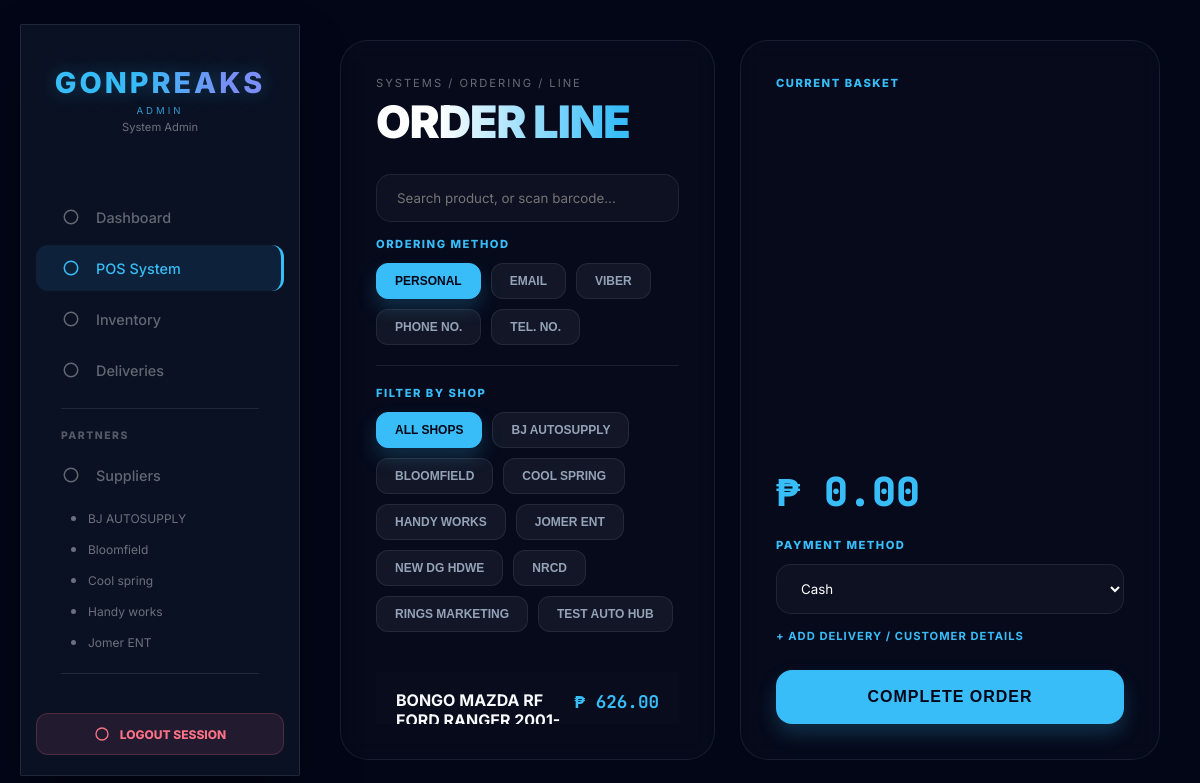
Screenshot of /autosupply/pos.php (signed in) with the database file from the repository.
### tables this page shows
CREATE TABLE `suppliers` (
  `supplier_id` int(11) NOT NULL,
  `shop_name` varchar(255) NOT NULL,
  `address_city` varchar(50) DEFAULT NULL,
  `address_province` varchar(50) DEFAULT NULL,
  `address_complete` text DEFAULT NULL,
  `contact_number` varchar(20) DEFAULT NULL,
  `email` varchar(100) DEFAULT NULL,
  `viber` varchar(20) DEFAULT NULL
);

### autosupply/pos.php (the view, shortened to what this page needs)
<?php
include 'db_connect.php';
mysqli_set_charset($conn, "utf8");
?>
<!DOCTYPE html>
<html lang="en">
<head>
    <link rel="stylesheet" href="https://cdnjs.cloudflare.com/ajax/libs/font-awesome/6.0.0/all.min.css">
    <link rel="stylesheet" href="css/style.css">
</head>
<body>
<?php include 'sidebar.php'; ?>
<div class="main-content">
    <div class="terminal-panel">
        <div class="header-content">
            <span class="breadcrumb">SYSTEMS / ORDERING / LINE</span>
            <h1 class="page-title">ORDER LINE</h1>
        </div>
        <input type="text" id="productSearch" class="search-input"
               placeholder="Search product, or scan barcode..."
               oninput="handleFilters()"
               onkeypress="handleScanEnter(event)"
               autofocus>
        <div class="nav-section">
            <span class="nav-label">Ordering Method</span>
            <div class="tab-group" id="group-order-type">
                <button type="button" class="tab-btn active" onclick="setOrderType('Personal', this)">PERSONAL</button>
                <button type="button" class="tab-btn" onclick="setOrderType('Email', this)">EMAIL</button>
                <button type="button" class="tab-btn" onclick="setOrderType('Viber', this)">VIBER</button>
                <button type="button" class="tab-btn" onclick="setOrderType('Phone No.', this)">PHONE NO.</button>
                <button type="button" class="tab-btn" onclick="setOrderType('Tel. No.', this)">TEL. NO.</button>
            </div>
        </div>
        <div class="nav-section">
            <span class="nav-label">Filter by Shop</span>
            <div class="tab-group" id="group-suppliers" style="border:none;">
                <button type="button" class="tab-btn active" onclick="updateSupplierFilter('All', this)">ALL SHOPS</button>
                <?php
                $sup_query = mysqli_query($conn, "SELECT shop_name FROM suppliers ORDER BY shop_name ASC");
                if ($sup_query) {
                    while ($sup = mysqli_fetch_assoc($sup_query)):
                        $shop = trim($sup['shop_name']);
                ?>
                        <button type="button" class="tab-btn" onclick="updateSupplierFilter('<?php echo addslashes($shop); ?>', this)">
                            <?php echo strtoupper(htmlspecialchars($shop)); ?>
                        </button>
                <?php
                    endwhile;
                }
                ?>
            </div>
        </div>
        <div class="inventory-scroll" id="inventory-list"></div>
    </div>
    <div class="checkout-panel">
        <span class="nav-label">Current Basket</span>
        <div id="cart-items" style="flex-grow:1; overflow-y:auto; min-height: 80px;"></div>
        <div id="grand-total">₱ 0.00</div>
        <span class="nav-label" style="margin-top:5px;">Payment Method</span>
        <select id="payment-method" class="form-field">
            <option value="Cash">Cash</option>
        </select>
        <span class="customer-toggle" onclick="toggleCustomerFields()">+ Add delivery / customer details</span>
        <button class="btn-pay" id="checkoutBtn" onclick="processOrder()">Complete Order</button>
    </div>
</div>
</body>
</html>

### autosupply/sidebar.php (shortened to what this page needs)
<?php
require_once 'icons.php';
$current_role = $_SESSION['role'] ?? '';
$nav_access = [
    'Dashboard'   => ['Admin', 'Account Manager', 'Cashier', 'Driver', 'Restocker'],
    'POS'         => ['Admin', 'Account Manager', 'Cashier'],
    'Inventory'   => ['Admin', 'Account Manager', 'Restocker'],
    'Suppliers'   => ['Admin', 'Account Manager', 'Restocker'],
    'Employees'   => ['Admin', 'Account Manager'],
    'Attendance'  => ['Admin', 'Account Manager'],
    'Deliveries'  => ['Admin', 'Account Manager'],
    'TimeClock'   => ['Cashier', 'Driver', 'Restocker'],
];
function can_see($section, $role, $nav_access) {
    return in_array($role, $nav_access[$section] ?? []);
}
$sidebar_result = null;
if (can_see('Suppliers', $current_role, $nav_access)) {
    $sidebar_query = "SELECT shop_name, supplier_id FROM suppliers ORDER BY shop_name ASC LIMIT 5";
    $sidebar_result = mysqli_query($conn, $sidebar_query);
}
$current_supplier_id = $_GET['id'] ?? null;
?>
<div class="sidebar">
    <div class="sidebar-header">
        <h1 class="brand-name">GONPREAKS</h1>
        <div class="brand-role"><?php echo strtoupper($_SESSION['role'] ?? 'GUEST'); ?></div>
        <?php if (!empty($_SESSION['name'])): ?>
            <div style="font-size:0.7rem; color:rgba(255,255,255,0.4); margin-top:4px;"><?php echo htmlspecialchars($_SESSION['name']); ?></div>
        <?php endif; ?>
    </div>
    <nav>
        <?php if (can_see('Dashboard', $current_role, $nav_access)): ?>
        <a href="dashboard.php" class="nav-item <?php echo (basename($_SERVER['PHP_SELF']) == 'dashboard.php') ? 'active' : ''; ?>">
            <span class="icon-slot"><?php echo icon('dashboard'); ?></span> <span>Dashboard</span>
        </a>
        <?php endif; ?>
        <?php if (can_see('POS', $current_role, $nav_access)): ?>
        <a href="pos.php" class="nav-item <?php echo (basename($_SERVER['PHP_SELF']) == 'pos.php') ? 'active' : ''; ?>">
            <span class="icon-slot"><?php echo icon('cash-register'); ?></span> <span>POS System</span>
        </a>
        <?php endif; ?>
        <?php if (can_see('Inventory', $current_role, $nav_access)): ?>
        <a href="inventory.php" class="nav-item <?php echo (basename($_SERVER['PHP_SELF']) == 'inventory.php') ? 'active' : ''; ?>">
            <span class="icon-slot"><?php echo icon('boxes'); ?></span> <span>Inventory</span>
        </a>
        <?php endif; ?>
        <?php if (can_see('Deliveries', $current_role, $nav_access)): ?>
        <a href="deliveries.php" class="nav-item <?php echo (basename($_SERVER['PHP_SELF']) == 'deliveries.php') ? 'active' : ''; ?>">
            <span class="icon-slot"><?php echo icon('route'); ?></span> <span>Deliveries</span>
        </a>
        <?php endif; ?>
        <?php if (can_see('Suppliers', $current_role, $nav_access)): ?>
        <div class="sidebar-divider"></div>
        <div class="section-label">Partners</div>
        <a href="suppliers.php" class="nav-item <?php echo (basename($_SERVER['PHP_SELF']) == 'suppliers.php') ? 'active' : ''; ?>">
            <span class="icon-slot"><?php echo icon('truck'); ?></span> <span>Suppliers</span>
        </a>
        <div class="sub-menu">
            <?php if ($sidebar_result): ?>
                <?php while ($side_row = mysqli_fetch_assoc($sidebar_result)): ?>
                    <?php $active_sub = ($current_supplier_id == $side_row['supplier_id']) ? 'active' : ''; ?>
                    <a href="supplier_products.php?id=<?php echo $side_row['supplier_id']; ?>" class="sub-nav-item <?php echo $active_sub; ?>">
                        <span class="sub-dot"></span><span><?php echo htmlspecialchars($side_row['shop_name']); ?></span>
                    </a>
                <?php endwhile; ?>
            <?php endif; ?>
        </div>
        <?php endif; ?>
        <?php if (can_see('Employees', $current_role, $nav_access)): ?>
        <div class="sidebar-divider"></div>
        <?php endif; ?>
    </nav>
    <div class="logout-box">
        <a href="logout.php" class="logout-btn">
            <?php echo icon('logout', 16); ?> <span>Logout Session</span>
        </a>
    </div>
</div>

### autosupply/css/style.css (style rules this page uses)
:root { --primary-dark: #0f172a; --secondary-dark: #020617; --accent-blue: #38bdf8; --accent-green: #22c55e; --accent-red: #fb7185; --text-color: #f1f5f9; --glass-bg: rgba(255, 255, 255, 0.03); --glass-border: rgba(255, 255, 255, 0.1); --sidebar-bg: rgba(15, 23, 42, 0.7); --shadow: 0 25px 50px -12px rgba(0, 0, 0, 0.5); }
* { box-sizing: border-box; margin: 0; padding: 0; }
body { background: radial-gradient(circle at top left, var(--primary-dark), var(--secondary-dark)); color: var(--text-color); font-family: 'Inter', sans-serif; height: 100vh; display: flex; overflow: hidden; }
.sidebar { width: 280px; height: 94vh; margin: 3vh 0 3vh 20px; background: var(--sidebar-bg); backdrop-filter: blur(20px); -webkit-backdrop-filter: blur(20px); border: 1px solid var(--glass-border); border-radius: 24px; display: flex; flex-direction: column; z-index: 1000; box-shadow: var(--shadow); flex-shrink: 0; }
.main-content { flex-grow: 1; height: 100vh; overflow-y: auto; padding: 50px 40px; scroll-behavior: smooth; }
.sidebar-header { padding: 45px 20px; text-align: center; }
.sidebar-header h1 { font-size: 1.8rem; font-weight: 800; letter-spacing: 3px; text-transform: uppercase; background: linear-gradient(to right, #38bdf8 20%, #818cf8 40%, #818cf8 60%, #38bdf8 80%); background-size: 200% auto; -webkit-background-clip: text; -webkit-text-fill-color: transparent; animation: shine 4s linear infinite; text-shadow: 0 0 20px rgba(56, 189, 248, 0.3); }
.sidebar nav { flex: 1; padding: 20px 15px; }
.nav-item { padding: 14px 20px; text-decoration: none; color: var(--text-color); display: flex; align-items: center; gap: 15px; font-size: 0.95rem; transition: 0.3s; opacity: 0.6; border-radius: 12px; margin-bottom: 5px; }
.nav-item:hover, .nav-item.active { opacity: 1; background: rgba(56, 189, 248, 0.1); color: var(--accent-blue); }

### autosupply/sidebar.php (style rules this page uses)
.sidebar { width: 280px; height: 94vh; margin: 3vh 0 3vh 20px; background: var(--sidebar-bg); backdrop-filter: blur(20px); -webkit-backdrop-filter: blur(20px); border: 1px solid var(--glass-border); border-radius: 2px; display: flex; flex-direction: column; flex-shrink: 0; }
.sidebar-header { padding: 40px 25px; text-align: center; }
.brand-name { margin: 0; font-size: 1.5rem; font-weight: 900; letter-spacing: 2px; color: #fff; }
.brand-role { font-size: 0.6rem; letter-spacing: 3px; color: var(--accent-blue); margin-top: 5px; opacity: 0.8; }
.sidebar nav { flex: 1; padding: 20px 15px; overflow-y: auto; }
.nav-item { display: flex; align-items: center; padding: 14px 25px; color: rgba(255, 255, 255, 0.6); text-decoration: none; transition: all 0.3s; font-size: 0.9rem; font-weight: 500; gap: 15px; }
.nav-item .icon-slot { width: 20px; display:flex; justify-content:center; flex-shrink:0; }
.nav-item:hover, .nav-item.active { color: #fff; background: rgba(56, 189, 248, 0.1); }
.nav-item.active { color: var(--accent-blue); border-right: 3px solid var(--accent-blue); }
.logout-box { margin-top: auto; padding: 20px 15px; }
.logout-btn { display: flex; align-items: center; justify-content: center; gap: 10px; width: 100%; padding: 12px; background: rgba(251, 113, 133, 0.1); border: 1px solid rgba(251, 113, 133, 0.2); color: #fb7185 !important; text-decoration: none; border-radius: 12px; font-weight: 800; font-size: 0.75rem; text-transform: uppercase; transition: 0.3s; }
.sidebar-divider { height: 1px; background: rgba(255,255,255,0.1); margin: 15px 25px; }
.section-label { font-size: 0.65rem; font-weight: 800; color: rgba(255,255,255,0.3); margin: 20px 0 10px 25px; text-transform: uppercase; letter-spacing: 1.5px; }
.sub-nav-item { display: flex; align-items: center; padding: 8px 25px 8px 35px; color: rgba(255,255,255,0.4); text-decoration: none; font-size: 0.75rem; transition: 0.3s; }
.sub-dot { width:5px; height:5px; border-radius:50%; background:currentColor; margin-right:12px; flex-shrink:0; }

### rows the page displays
suppliers: shop_name "BJ AUTOSUPPLY"
suppliers: shop_name "Bloomfield", shop_name "BLOOMFIELD"
suppliers: shop_name "Cool spring", shop_name "COOL SPRING"
suppliers: shop_name "Handy works", shop_name "HANDY WORKS"
suppliers: shop_name "Jomer ENT", shop_name "JOMER ENT"
suppliers: shop_name "NEW DG HDWE"
suppliers: shop_name "NRCD"
suppliers: shop_name "RINGS MARKETING"
suppliers: shop_name "TEST AUTO HUB"

### other values shown
$_SESSION['role'] "ADMIN"
$_SESSION['name'] "System Admin"
